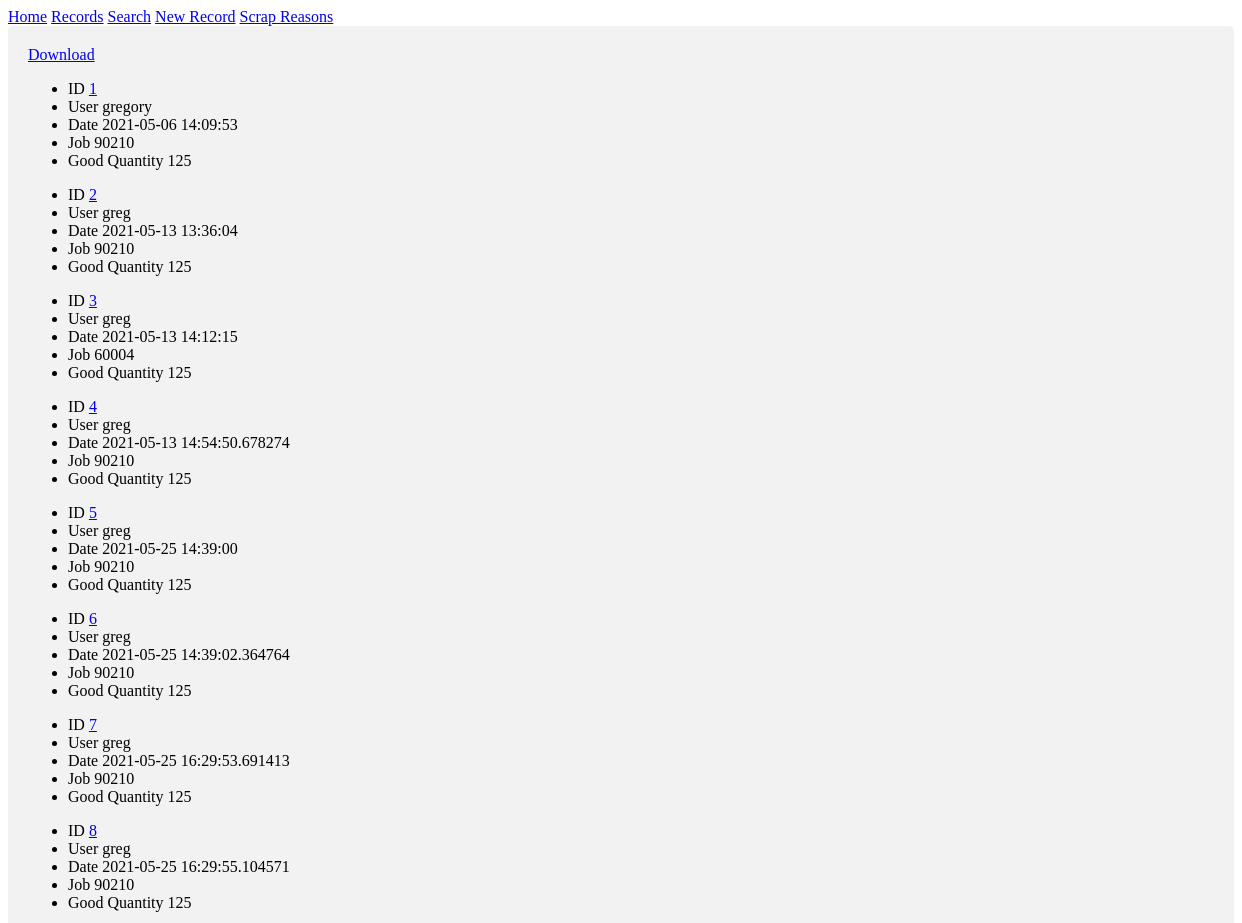
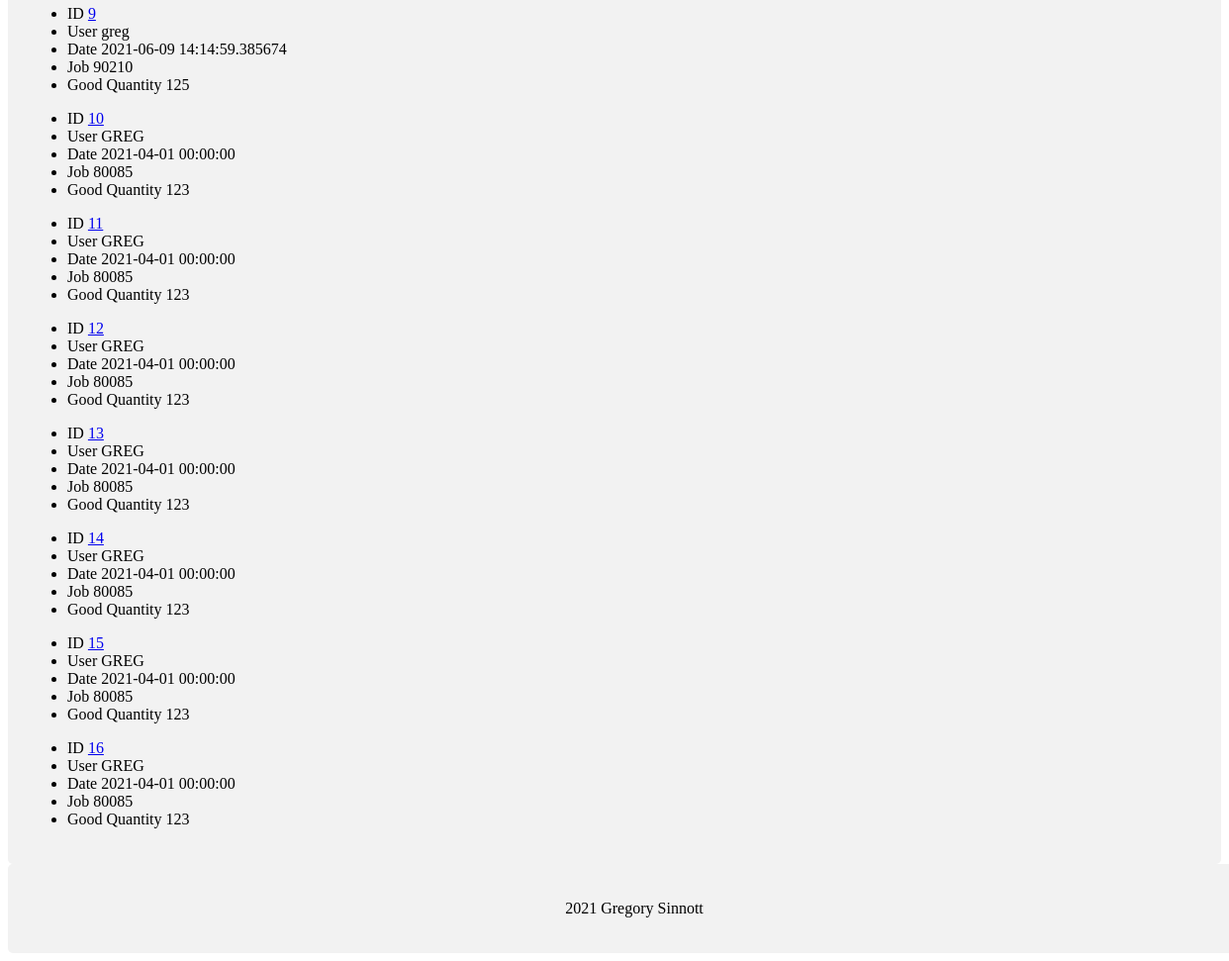
Page /records on the committed database (2 pictures, top to bottom).
### app/models.py (models this page shows, shortened)
class Record(db.Model):
    __tablename__ = "sort-data"
    id = db.Column(db.Integer, primary_key=True)
    Employee = db.Column(db.String(64), index=False, unique=False, nullable=False)
    StartTime = db.Column(db.DateTime, index=False, unique=False, nullable=False)
    TableNumber = db.Column(db.Integer, nullable=False)
    Job = db.Column(db.Integer, nullable=False)
    Part = db.Column(db.Integer, nullable=False)
    Operation = db.Column(db.Integer, nullable=False)
    CastDate = db.Column(db.DateTime, nullable=False)
    CastShift = db.Column(db.Integer, nullable=False)
    GoodQuantity = db.Column(db.Integer, index=False, unique=False, nullable=False)
    Assembly = db.Column(db.Integer, nullable=True)
    AutoSort = db.Column(db.Integer, nullable=True)
    BadThreads = db.Column(db.Integer, nullable=True)
    Bent = db.Column(db.Integer, nullable=True)
    Blisters = db.Column(db.Integer, nullable=True)
    BrokenCore = db.Column(db.Integer, nullable=True)
    Buffing = db.Column(db.Integer, nullable=True)
    Contamination = db.Column(db.Integer, nullable=True)
    DamagedDie = db.Column(db.Integer, nullable=True)
    Debris = db.Column(db.Integer, nullable=True)
    Dimensional = db.Column(db.Integer, nullable=True)
    Flash = db.Column(db.Integer, nullable=True)
    GateVestige = db.Column(db.Integer, nullable=True)
    HeatSinks = db.Column(db.Integer, nullable=True)
    EjectorPinLength = db.Column(db.Integer, nullable=True)
    Lamination = db.Column(db.Integer, nullable=True)
    LeakTest = db.Column(db.Integer, nullable=True)
    MixedParts = db.Column(db.Integer, nullable=True)
    Other = db.Column(db.Integer, nullable=True)
    PartDamage = db.Column(db.Integer, nullable=True)
    PartsNotTapped = db.Column(db.Integer, nullable=True)
    PartsOnGates = db.Column(db.Integer, nullable=True)
    Plating = db.Column(db.Integer, nullable=True)
    PoorFill = db.Column(db.Integer, nullable=True)
    Porosity = db.Column(db.Integer, nullable=True)
    Skiving = db.Column(db.Integer, nullable=True)
    Soldering = db.Column(db.Integer, nullable=True)
    StartUp = db.Column(db.Integer, nullable=True)
    SurfaceFinish = db.Column(db.Integer, nullable=True)
    TrimDamage = db.Column(db.Integer, nullable=True)
    Weight = db.Column(db.Integer, nullable=True)
    WrongPart = db.Column(db.Integer, nullable=True)
    EndTime = db.Column(db.DateTime, nullable=True)
    Rework = db.Column(db.Integer, nullable=True)
    NIT = db.Column(db.Integer, nullable=True)

### app/routes.py (the view)
@app.route("/records", methods=['GET', 'POST'])
def records():
    dateCriteria = request.args.get('date') #Date sent in args, should add other search criteria
    partCriteria = request.args.get('part')
    jobCriteria = request.args.get('job')
    if not partCriteria:
        partCriteria = ""
    if not dateCriteria:
        dateCriteria = "2021" # If no date arg use 2021, should maybe only show active???
    if not jobCriteria:
        jobCriteria = ""
    records = Record.query.filter(
            Record.StartTime.startswith(dateCriteria),
            Record.Part.startswith(partCriteria),
            Record.Job.startswith(jobCriteria)).limit(20).all()
    exportRecords = Record.query.filter(
            Record.StartTime.startswith(dateCriteria),
            Record.Part.startswith(partCriteria),
            Record.Job.startswith(jobCriteria)).all()
    session['filename'] = str(dt.now().strftime("%Y%m%d%H%M%S")) + ".csv"
    w_file = open(os.path.join("app/downloads",session.get('filename', None)), 'a')
    writer = csv.DictWriter(w_file, fieldnames=Record.__table__.columns.keys())
    writer.writeheader()
    for row in exportRecords:
        rowdict = row.__dict__
        rowdict.pop('_sa_instance_state', None)
        writer.writerow(rowdict)
    w_file.close()
    return render_template(
        'records.html',
        records=records
    )

### app/templates/records.html
{% extends "layout.html" %}
{% block content %}
<div class="container">
    <a href='/records/download'>Download</a>
    {% for record in records %}
    <ul id=record.Employee>
        <li>
            <span class="field-name">ID</span>
            <a href="/edit_record/{{ record.id }}"> {{ record.id }}</a>
        </li>
        <li>
            <span class="field-name">User</span>
            <span class="field-value">{{ record.Employee }}</span>
        </li>
        <li>
            <span class="field-name">Date</span>
            <span class="field-value">{{ record.StartTime }}</span>
        </li>
        <li>
            <span class="field-name">Job</span>
            <span class="field-value">{{ record.Job }}</span>
        </li>
        <li>
            <span class="field-name">Good Quantity</span>
            <span class="field-value">{{ record.GoodQuantity }}</span>
        </li>
    </ul>
    {% endfor %}
</div>
{% endblock %}

### app/templates/layout.html (shortened to what this page needs)
<!doctype html>
<html>
  <head>
  </head>
  <body>
    {% include 'navigation.html' %}
    {% block content %}{% endblock %}
    {% include 'footer.html' %}
  </body>
</html>

### app/templates/navigation.html
<header>
    <nav>
     <a href="/">Home</a>
     <a href="/records">Records</a>
     <a href="/search">Search</a>
     <a href="/newrecord">New Record</a>
     <a href="/scrapreasons"> Scrap Reasons</a>
   </nav>
 </header>

### app/templates/footer.html (shortened to what this page needs)
<footer>
    <div class="footer">
        <p>2021 Gregory Sinnott</p>
    </div>
</footer>

### app/static/css/main.css (style rules this page uses)
div { border-radius: 5px; background-color: #f2f2f2; padding: 20px; }

### app/templates/footer.html (style rules this page uses)
.footer { left: 0; bottom: 0; width: 100%; text-align: center; }

### rows in the picture
Record: id "1", Employee "gregory", StartTime "2021-05-06 14:09:53", Job "90210", GoodQuantity "125"
Record: id "2", Employee "greg", StartTime "2021-05-13 13:36:04", Job "90210", GoodQuantity "125"
Record: id "3", Employee "greg", StartTime "2021-05-13 14:12:15", Job "60004", GoodQuantity "125"
Record: id "4", Employee "greg", StartTime "2021-05-13 14:54:50.678274", Job "90210", GoodQuantity "125"
Record: id "5", Employee "greg", StartTime "2021-05-25 14:39:00", Job "90210", GoodQuantity "125"
Record: id "6", Employee "greg", StartTime "2021-05-25 14:39:02.364764", Job "90210", GoodQuantity "125"
Record: id "7", Employee "greg", StartTime "2021-05-25 16:29:53.691413", Job "90210", GoodQuantity "125"
Record: id "8", Employee "greg", StartTime "2021-05-25 16:29:55.104571", Job "90210", GoodQuantity "125"
Record: id "9", Employee "greg", StartTime "2021-06-09 14:14:59.385674", Job "90210", GoodQuantity "125"
Record: id "10", Employee "GREG", StartTime "2021-04-01 00:00:00", Job "80085", GoodQuantity "123"
Record: id "11", Employee "GREG", StartTime "2021-04-01 00:00:00", Job "80085", GoodQuantity "123"
Record: id "12", Employee "GREG", StartTime "2021-04-01 00:00:00", Job "80085", GoodQuantity "123"
Record: id "13", Employee "GREG", StartTime "2021-04-01 00:00:00", Job "80085", GoodQuantity "123"
Record: id "14", Employee "GREG", StartTime "2021-04-01 00:00:00", Job "80085", GoodQuantity "123"
Record: id "15", Employee "GREG", StartTime "2021-04-01 00:00:00", Job "80085", GoodQuantity "123"
Record: id "16", Employee "GREG", StartTime "2021-04-01 00:00:00", Job "80085", GoodQuantity "123"
